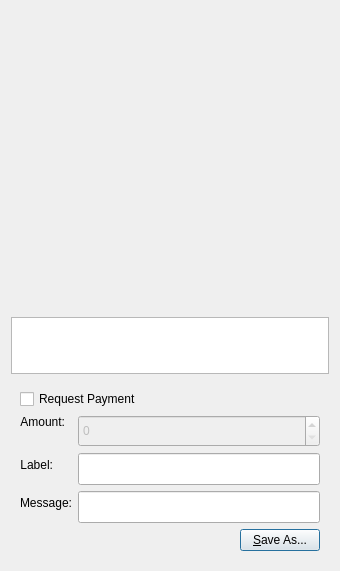
<?xml version="1.0" encoding="UTF-8"?>
<ui version="4.0">
 <class>QRCodeDialog</class>
 <widget class="QDialog" name="QRCodeDialog">
  <property name="geometry">
   <rect>
    <x>0</x>
    <y>0</y>
    <width>340</width>
    <height>571</height>
   </rect>
  </property>
  <property name="windowTitle">
   <string>QR Code Dialog</string>
  </property>
  <layout class="QVBoxLayout" name="verticalLayout_3">
   <item>
    <widget class="QLabel" name="lblQRCode">
     <property name="sizePolicy">
      <sizepolicy hsizetype="Expanding" vsizetype="Expanding">
       <horstretch>0</horstretch>
       <verstretch>0</verstretch>
      </sizepolicy>
     </property>
     <property name="minimumSize">
      <size>
       <width>300</width>
       <height>300</height>
      </size>
     </property>
     <property name="textFormat">
      <enum>Qt::PlainText</enum>
     </property>
     <property name="alignment">
      <set>Qt::AlignCenter</set>
     </property>
     <property name="wordWrap">
      <bool>true</bool>
     </property>
    </widget>
   </item>
   <item>
    <widget class="QPlainTextEdit" name="outUri">
     <property name="sizePolicy">
      <sizepolicy hsizetype="Expanding" vsizetype="Minimum">
       <horstretch>0</horstretch>
       <verstretch>0</verstretch>
      </sizepolicy>
     </property>
     <property name="minimumSize">
      <size>
       <width>0</width>
       <height>50</height>
      </size>
     </property>
     <property name="tabChangesFocus">
      <bool>true</bool>
     </property>
     <property name="textInteractionFlags">
      <set>Qt::TextSelectableByKeyboard|Qt::TextSelectableByMouse</set>
     </property>
    </widget>
   </item>
   <item>
    <widget class="QWidget" name="widget" native="true">
     <layout class="QVBoxLayout" name="verticalLayout_2">
      <item>
       <widget class="QCheckBox" name="chkReqPayment">
        <property name="enabled">
         <bool>true</bool>
        </property>
        <property name="text">
         <string>Request Payment</string>
        </property>
       </widget>
      </item>
      <item>
       <layout class="QFormLayout" name="formLayout">
        <property name="fieldGrowthPolicy">
         <enum>QFormLayout::AllNonFixedFieldsGrow</enum>
        </property>
        <item row="1" column="0">
         <widget class="QLabel" name="lblLabel">
          <property name="text">
           <string>Label:</string>
          </property>
          <property name="textFormat">
           <enum>Qt::PlainText</enum>
          </property>
          <property name="alignment">
           <set>Qt::AlignRight|Qt::AlignTrailing|Qt::AlignVCenter</set>
          </property>
          <property name="buddy">
           <cstring>lnLabel</cstring>
          </property>
         </widget>
        </item>
        <item row="1" column="1">
         <widget class="QLineEdit" name="lnLabel">
          <property name="minimumSize">
           <size>
            <width>0</width>
            <height>32</height>
           </size>
          </property>
          <property name="maximumSize">
           <size>
            <width>16777215</width>
            <height>32</height>
           </size>
          </property>
         </widget>
        </item>
        <item row="2" column="0">
         <widget class="QLabel" name="lblMessage">
          <property name="text">
           <string>Message:</string>
          </property>
          <property name="textFormat">
           <enum>Qt::PlainText</enum>
          </property>
          <property name="alignment">
           <set>Qt::AlignRight|Qt::AlignTrailing|Qt::AlignVCenter</set>
          </property>
          <property name="buddy">
           <cstring>lnMessage</cstring>
          </property>
         </widget>
        </item>
        <item row="2" column="1">
         <widget class="QLineEdit" name="lnMessage">
          <property name="minimumSize">
           <size>
            <width>0</width>
            <height>32</height>
           </size>
          </property>
          <property name="maximumSize">
           <size>
            <width>16777215</width>
            <height>32</height>
           </size>
          </property>
         </widget>
        </item>
        <item row="0" column="0">
         <widget class="QLabel" name="lblAmount">
          <property name="sizePolicy">
           <sizepolicy hsizetype="Preferred" vsizetype="Maximum">
            <horstretch>0</horstretch>
            <verstretch>0</verstretch>
           </sizepolicy>
          </property>
          <property name="text">
           <string>Amount:</string>
          </property>
          <property name="textFormat">
           <enum>Qt::PlainText</enum>
          </property>
          <property name="alignment">
           <set>Qt::AlignRight|Qt::AlignTrailing|Qt::AlignVCenter</set>
          </property>
          <property name="buddy">
           <cstring>lnReqAmount</cstring>
          </property>
         </widget>
        </item>
        <item row="0" column="1">
         <widget class="BitcoinAmountField" name="lnReqAmount">
          <property name="enabled">
           <bool>false</bool>
          </property>
          <property name="minimumSize">
           <size>
            <width>80</width>
            <height>32</height>
           </size>
          </property>
          <property name="maximumSize">
           <size>
            <width>16777215</width>
            <height>32</height>
           </size>
          </property>
         </widget>
        </item>
       </layout>
      </item>
      <item>
       <layout class="QHBoxLayout" name="horizontalLayout">
        <item>
         <spacer name="horizontalSpacer">
          <property name="orientation">
           <enum>Qt::Horizontal</enum>
          </property>
          <property name="sizeHint" stdset="0">
           <size>
            <width>40</width>
            <height>20</height>
           </size>
          </property>
         </spacer>
        </item>
        <item>
         <widget class="QPushButton" name="btnSaveAs">
          <property name="text">
           <string>&amp;Save As...</string>
          </property>
         </widget>
        </item>
       </layout>
      </item>
     </layout>
    </widget>
   </item>
  </layout>
 </widget>
 <customwidgets>
  <customwidget>
   <class>BitcoinAmountField</class>
   <extends>QSpinBox</extends>
   <header>bitcoinamountfield.h</header>
   <container>1</container>
  </customwidget>
 </customwidgets>
 <resources/>
 <connections>
  <connection>
   <sender>chkReqPayment</sender>
   <signal>clicked(bool)</signal>
   <receiver>lnReqAmount</receiver>
   <slot>setEnabled(bool)</slot>
   <hints>
    <hint type="sourcelabel">
     <x>92</x>
     <y>285</y>
    </hint>
    <hint type="destinationlabel">
     <x>98</x>
     <y>311</y>
    </hint>
   </hints>
  </connection>
 </connections>
</ui>
